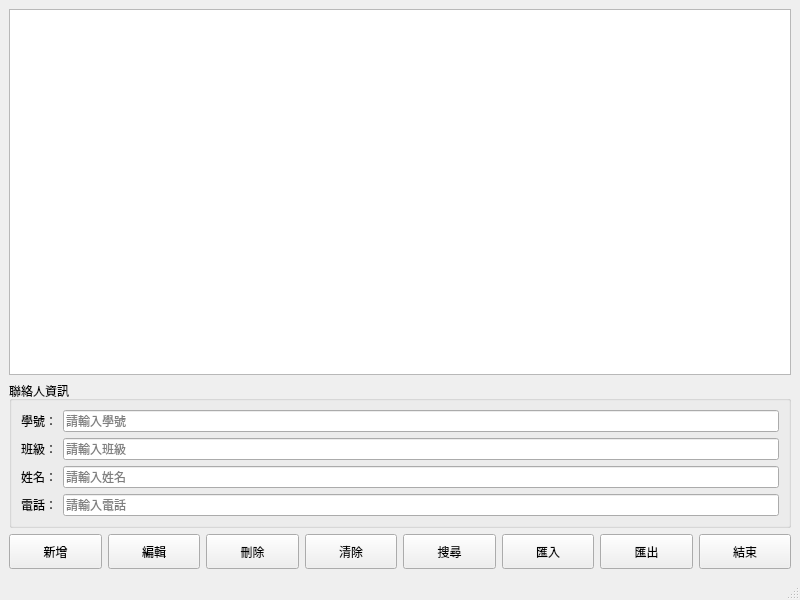
<?xml version="1.0" encoding="UTF-8"?>
<ui version="4.0">
 <class>MyContactBook</class>
 <widget class="QMainWindow" name="MyContactBook">
  <property name="geometry">
   <rect>
    <x>0</x>
    <y>0</y>
    <width>800</width>
    <height>600</height>
   </rect>
  </property>
  <property name="windowTitle">
   <string>MyContactBook</string>
  </property>
  <widget class="QWidget" name="centralwidget">
   <layout class="QVBoxLayout" name="verticalLayout">
    <item>
     <widget class="QTableWidget" name="tableWidget">
      <property name="editTriggers">
       <set>QAbstractItemView::NoEditTriggers</set>
      </property>
      <property name="alternatingRowColors">
       <bool>true</bool>
      </property>
      <property name="selectionBehavior">
       <enum>QAbstractItemView::SelectRows</enum>
      </property>
      <property name="sortingEnabled">
       <bool>true</bool>
      </property>
     </widget>
    </item>
    <item>
     <widget class="QGroupBox" name="groupBox">
      <property name="title">
       <string>聯絡人資訊</string>
      </property>
      <layout class="QFormLayout" name="formLayout">
       <property name="labelAlignment">
        <set>Qt::AlignRight|Qt::AlignTrailing|Qt::AlignVCenter</set>
       </property>
       <item row="0" column="0">
        <widget class="QLabel" name="label">
         <property name="text">
          <string>學號：</string>
         </property>
        </widget>
       </item>
       <item row="0" column="1">
        <widget class="QLineEdit" name="lineEdit">
         <property name="placeholderText">
          <string>請輸入學號</string>
         </property>
        </widget>
       </item>
       <item row="1" column="0">
        <widget class="QLabel" name="label_2">
         <property name="text">
          <string>班級：</string>
         </property>
        </widget>
       </item>
       <item row="1" column="1">
        <widget class="QLineEdit" name="lineEdit_2">
         <property name="placeholderText">
          <string>請輸入班級</string>
         </property>
        </widget>
       </item>
       <item row="2" column="0">
        <widget class="QLabel" name="label_3">
         <property name="text">
          <string>姓名：</string>
         </property>
        </widget>
       </item>
       <item row="2" column="1">
        <widget class="QLineEdit" name="lineEdit_3">
         <property name="placeholderText">
          <string>請輸入姓名</string>
         </property>
        </widget>
       </item>
       <item row="3" column="0">
        <widget class="QLabel" name="label_4">
         <property name="text">
          <string>電話：</string>
         </property>
        </widget>
       </item>
       <item row="3" column="1">
        <widget class="QLineEdit" name="lineEdit_4">
         <property name="placeholderText">
          <string>請輸入電話</string>
         </property>
        </widget>
       </item>
      </layout>
     </widget>
    </item>
    <item>
     <layout class="QHBoxLayout" name="horizontalLayout">
      <item>
       <widget class="QPushButton" name="addButton">
        <property name="minimumSize">
         <size>
          <width>0</width>
          <height>35</height>
         </size>
        </property>
        <property name="text">
         <string>新增</string>
        </property>
        <property name="toolTip">
         <string>新增聯絡人</string>
        </property>
       </widget>
      </item>
      <item>
       <widget class="QPushButton" name="editButton">
        <property name="minimumSize">
         <size>
          <width>0</width>
          <height>35</height>
         </size>
        </property>
        <property name="text">
         <string>編輯</string>
        </property>
        <property name="toolTip">
         <string>編輯選中的聯絡人</string>
        </property>
       </widget>
      </item>
      <item>
       <widget class="QPushButton" name="deleteButton">
        <property name="minimumSize">
         <size>
          <width>0</width>
          <height>35</height>
         </size>
        </property>
        <property name="text">
         <string>刪除</string>
        </property>
        <property name="toolTip">
         <string>刪除選中的聯絡人</string>
        </property>
       </widget>
      </item>
      <item>
       <widget class="QPushButton" name="clearButton">
        <property name="minimumSize">
         <size>
          <width>0</width>
          <height>35</height>
         </size>
        </property>
        <property name="text">
         <string>清除</string>
        </property>
        <property name="toolTip">
         <string>清除輸入表單</string>
        </property>
       </widget>
      </item>
      <item>
       <widget class="QPushButton" name="searchButton">
        <property name="minimumSize">
         <size>
          <width>0</width>
          <height>35</height>
         </size>
        </property>
        <property name="text">
         <string>搜尋</string>
        </property>
        <property name="toolTip">
         <string>搜尋聯絡人（在姓名欄輸入關鍵字）</string>
        </property>
       </widget>
      </item>
      <item>
       <widget class="QPushButton" name="importButton">
        <property name="minimumSize">
         <size>
          <width>0</width>
          <height>35</height>
         </size>
        </property>
        <property name="text">
         <string>匯入</string>
        </property>
        <property name="toolTip">
         <string>從檔案匯入聯絡人</string>
        </property>
       </widget>
      </item>
      <item>
       <widget class="QPushButton" name="exportButton">
        <property name="minimumSize">
         <size>
          <width>0</width>
          <height>35</height>
         </size>
        </property>
        <property name="text">
         <string>匯出</string>
        </property>
        <property name="toolTip">
         <string>匯出聯絡人至檔案</string>
        </property>
       </widget>
      </item>
      <item>
       <widget class="QPushButton" name="exitButton">
        <property name="minimumSize">
         <size>
          <width>0</width>
          <height>35</height>
         </size>
        </property>
        <property name="text">
         <string>結束</string>
        </property>
        <property name="toolTip">
         <string>結束程式</string>
        </property>
       </widget>
      </item>
     </layout>
    </item>
   </layout>
  </widget>
  <widget class="QMenuBar" name="menubar">
   <property name="geometry">
    <rect>
     <x>0</x>
     <y>0</y>
     <width>800</width>
     <height>21</height>
    </rect>
   </property>
  </widget>
  <widget class="QStatusBar" name="statusbar"/>
 </widget>
 <resources/>
 <connections/>
</ui>
